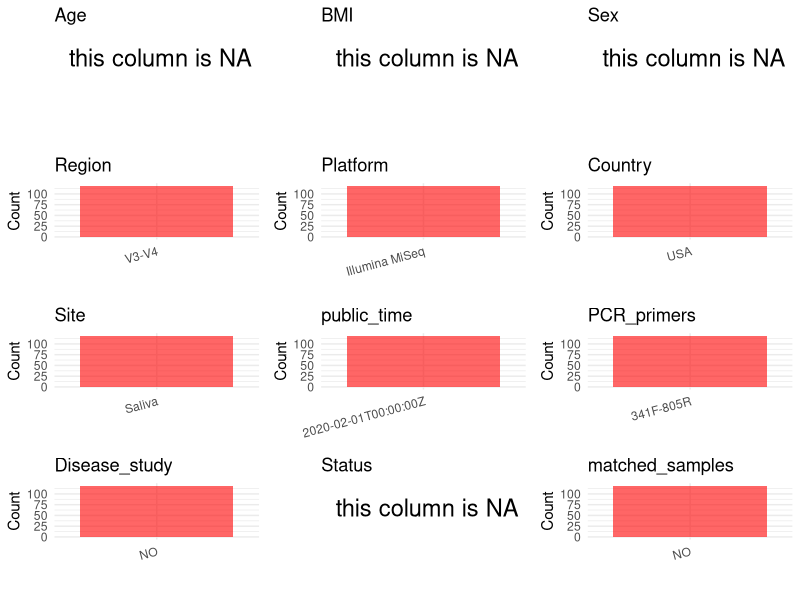

Write R code to recreate this figure. (Note: this script raises an error after producing the figure.)
## ---- chunk 1
# Load necessary libraries
library(dplyr)
library(ggplot2)
library(cowplot)
library(readxl)

# Set working directory (update this path to your local directory)
setwd("/home/dongbiao/word_embedding_microbiome/all_data/oral/global-oral-microbiome/data/projects/PRJNA602902")

# Read the initial metadata files
initial_meta<-read.csv("SraRunTable.csv")

head(initial_meta)
## ---- chunk 2
# Create a uniform metadata dataframe
metadata <- data.frame(
  BioProject = initial_meta$BioProject,
  Run = initial_meta$Run,
  sample_name = initial_meta$Sample.Name,
  Age = NA,
  BMI = NA,
  Sex=NA,
  Region = "V3-V4",
  Platform = initial_meta$Instrument,
  Country = initial_meta$geo_loc_name,
  Site = "Saliva",
  public_time = initial_meta$ReleaseDate,
  stringsAsFactors = FALSE
)
metadata<-unique(metadata)
## ---- chunk 3
# Add information obtained from the publication
metadata$PCR_primers <- "341F-805R"
metadata$title <- "The Influences of Bioinformatics Tools and Reference Databases in Analyzing the Human Oral Microbial Community"
metadata$Disease_study <- "NO"

# Assign disease status based on sample_name patterns
metadata$Status <- NA
metadata$matched_samples <- "NO"
## ---- chunk 4
# Check the number of unique runs and sample names
print(paste("Number of unique runs:", length(unique(metadata$Run))))
print(paste("Number of unique sample names:", length(unique(metadata$sample_name))))
## ---- chunk 5
# Select columns for visualization
plot_data <- metadata %>%
  select(-BioProject, -Run, -sample_name, -title)

# Function to create simple plots for each column
create_simple_plots <- function(data) {
  plots <- list()
  
  for (col in colnames(data)) {
    # Check if the column is all NA
    if (all(is.na(data[[col]]))) {
      # Create an empty plot with text indicating all NA
      p <- ggplot() +
        annotate("text", x = 0.5, y = 0.5, label = "this column is NA", size = 6) +
        labs(title = col) +
        theme_void()
    } else if (is.numeric(data[[col]])) {
      # Numeric variable: histogram
      p <- ggplot(data, aes(x = .data[[col]])) +
        geom_histogram(fill = "blue", alpha = 0.6, bins = 20, na.rm = TRUE) +
        labs(title = col) +
        theme_minimal()
    } else {
      # Categorical variable: bar plot (remove NA values)
      count_data <- as.data.frame(table(data[[col]], useNA = "ifany"))
      p <- ggplot(count_data, aes(x = reorder(Var1, -Freq), y = Freq)) +
        geom_col(fill = "red", alpha = 0.6) +
        labs(title = col, x = NULL, y = "Count") +
        theme_minimal() +
        theme(axis.text.x = element_text(angle = 15, hjust = 1))
    }
    plots[[col]] <- p
  }
  
  return(plots)
}

# Generate and arrange plots
plots <- create_simple_plots(plot_data)
p<-plot_grid(plots$Age, 
          plots$BMI, 
          plots$Sex, 
          plots$Region, 
          plots$Platform, 
          plots$Country, 
          plots$Site,
          plots$public_time, 
          plots$PCR_primers,
          plots$Disease_study,
          plots$Status,
          plots$matched_samples,# add 
          ncol = 3, align = "hv", axis = "lb")
ggsave("Metadata_Summary.png", plot = p, width = 8, height = 6, dpi = 150)
## ---- chunk 6
knitr::include_graphics("Metadata_Summary.png")
## ---- chunk 7
# Reorder columns to match the desired format
metadata <- metadata[, c(
  "BioProject", "Run", "sample_name", "Age", "BMI", "Sex", 
  "Region", "Platform", "Country", "Site", "public_time", 
  "PCR_primers", "title", "Disease_study", "Status","matched_samples"
)]

# Export the uniform metadata to a CSV file
metadata<-unique(metadata)
write.csv(metadata, file = "metadata.csv", quote = FALSE)
head(metadata)
